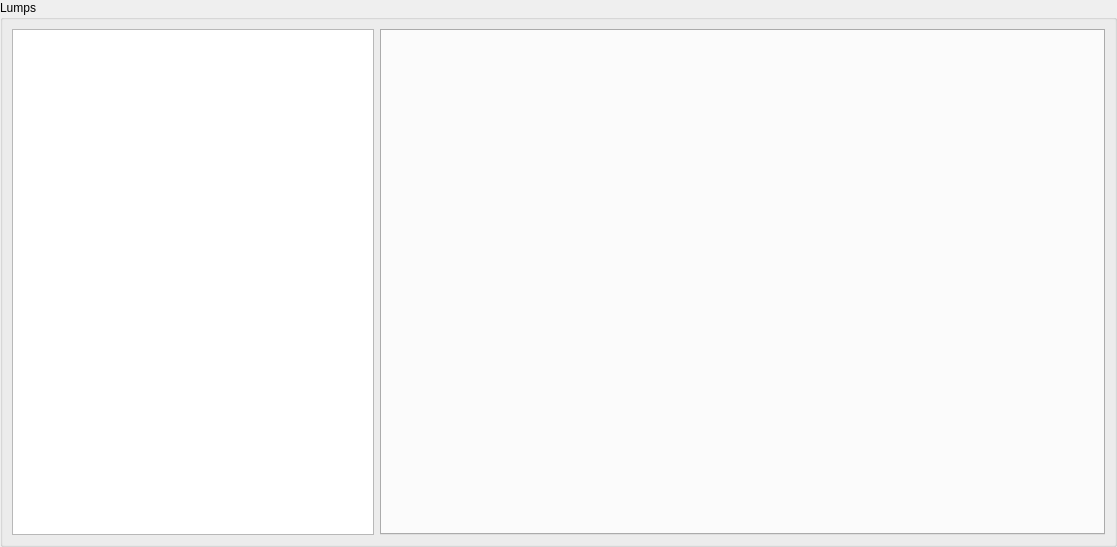
<?xml version="1.0" encoding="UTF-8"?>
<ui version="4.0">
 <class>BSPLumpViewArea</class>
 <widget class="QWidget" name="BSPLumpViewArea">
  <property name="geometry">
   <rect>
    <x>0</x>
    <y>0</y>
    <width>1117</width>
    <height>547</height>
   </rect>
  </property>
  <property name="windowTitle">
   <string>Form</string>
  </property>
  <layout class="QHBoxLayout" name="horizontalLayout" stretch="0">
   <property name="leftMargin">
    <number>0</number>
   </property>
   <property name="topMargin">
    <number>0</number>
   </property>
   <property name="rightMargin">
    <number>0</number>
   </property>
   <property name="bottomMargin">
    <number>0</number>
   </property>
   <item>
    <widget class="QGroupBox" name="groupBox">
     <property name="title">
      <string>Lumps</string>
     </property>
     <layout class="QHBoxLayout" name="horizontalLayout_2" stretch="1,2">
      <property name="leftMargin">
       <number>9</number>
      </property>
      <property name="topMargin">
       <number>9</number>
      </property>
      <property name="rightMargin">
       <number>9</number>
      </property>
      <property name="bottomMargin">
       <number>9</number>
      </property>
      <item>
       <widget class="QListWidget" name="listWidget"/>
      </item>
      <item>
       <widget class="QTabWidget" name="tabWidget">
        <property name="enabled">
         <bool>false</bool>
        </property>
        <property name="currentIndex">
         <number>-1</number>
        </property>
        <property name="tabsClosable">
         <bool>true</bool>
        </property>
        <property name="movable">
         <bool>true</bool>
        </property>
       </widget>
      </item>
     </layout>
    </widget>
   </item>
  </layout>
 </widget>
 <resources/>
 <connections/>
</ui>
